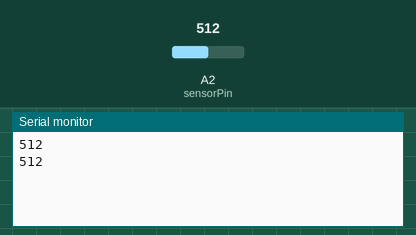
Simulated run of this sketch. Board: Arduino Uno, built with avr-gcc and run on an emulated ATmega328P. Parts: the last lines printed to the serial monitor. The test bench sets the inputs (shaded band); at power-on: A2 (sensorPin) = 512.

Above: at 1.8 s.
1.9 s: A2 (sensorPin) set to 716
At 2.4 s:
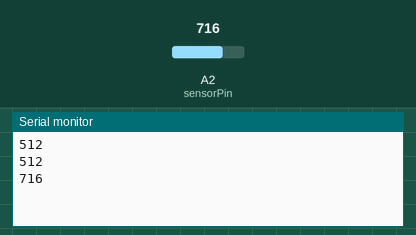
3.4 s: A2 (sensorPin) set to 900
At 4.8 s:
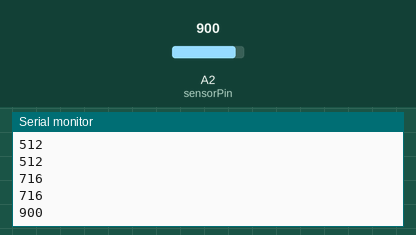
Timing chart, 0 to 6.4 s (numbered marks = the images above; inputs shaded):
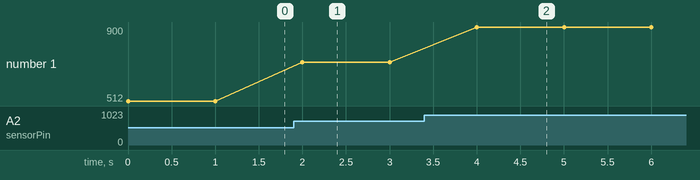

Measured:
- after the input at 1.9 s, the serial monitor: prints a new line after 0.10 s (image 1)
- after the input at 3.4 s, the serial monitor: prints a new line after 0.60 s (image 2)
- plotted number 1: 512 → 716 after the input at 1.9 s, 716 → 900 after the input at 3.4 s

The sketch:

Photoresistor_LDR.ino
```cpp
// Welcome to Aviyan's Thoughts

int sensorPin = A2; //define analog pin 2
int value = 0;
//int LED = 23;

void setup() {
	Serial.begin(9600);
}

void loop() {
	value = analogRead(sensorPin);
	Serial.println(value, DEC); // light intensity
	delay(1000);
}
```
